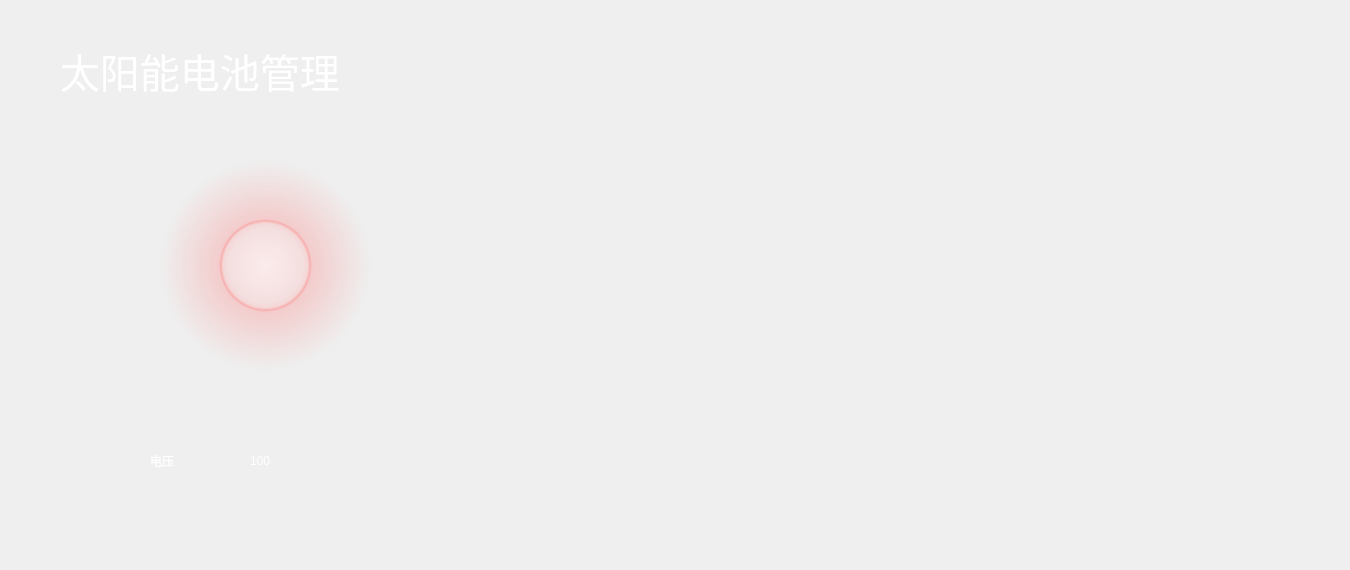
   <widget class="QWidget" name="tab_5">
    <attribute name="title">
     <string>电源管理</string>
    </attribute>
    <widget class="QLabel" name="label_136">
     <property name="geometry">
      <rect>
       <x>60</x>
       <y>40</y>
       <width>401</width>
       <height>60</height>
      </rect>
     </property>
     <property name="font">
      <font>
       <family>楷体</family>
       <pointsize>30</pointsize>
       <weight>50</weight>
       <bold>false</bold>
      </font>
     </property>
     <property name="styleSheet">
      <string notr="true">color: rgb(255, 255, 255);

</string>
     </property>
     <property name="text">
      <string>太阳能电池管理</string>
     </property>
    </widget>
    <widget class="QwtDial" name="V_Dial" native="true">
     <property name="geometry">
      <rect>
       <x>160</x>
       <y>160</y>
       <width>211</width>
       <height>211</height>
      </rect>
     </property>
     <property name="styleSheet">
      <string notr="true">color: rgb(255, 251, 244);
font: 25 12pt &quot;微软雅黑 Light&quot;;
background-color: qradialgradient(spread:pad, cx:0.5, cy:0.5, radius:0.5, fx:0.5, fy:0.5, stop:0 rgba(255, 235, 235, 206), stop:0.35 rgba(255, 188, 188, 80), stop:0.4 rgba(255, 162, 162, 80), stop:0.425 rgba(255, 132, 132, 156), stop:0.44 rgba(252, 128, 128, 80), stop:1 rgba(255, 255, 255, 0));</string>
     </property>
     <property name="lineWidth" stdset="0">
      <number>4</number>
     </property>
    </widget>
    <widget class="QwtPlot" name="qwtPlot">
     <property name="geometry">
      <rect>
       <x>700</x>
       <y>120</y>
       <width>641</width>
       <height>441</height>
      </rect>
     </property>
     <property name="styleSheet">
      <string notr="true">color: rgb(250, 255, 242);</string>
     </property>
    </widget>
    <widget class="QLabel" name="label_29">
     <property name="geometry">
      <rect>
       <x>150</x>
       <y>430</y>
       <width>81</width>
       <height>61</height>
      </rect>
     </property>
     <property name="styleSheet">
      <string notr="true">font: 25 18pt &quot;微软雅黑 Light&quot;;
color: rgb(255, 255, 255);</string>
     </property>
     <property name="text">
      <string>电压</string>
     </property>
    </widget>
    <widget class="QLabel" name="V_label">
     <property name="geometry">
      <rect>
       <x>250</x>
       <y>430</y>
       <width>81</width>
       <height>61</height>
      </rect>
     </property>
     <property name="styleSheet">
      <string notr="true">font: 25 20pt &quot;微软雅黑 Light&quot;;
color: rgb(255, 255, 255);</string>
     </property>
     <property name="text">
      <string>100</string>
     </property>
    </widget>
    <widget class="QLabel" name="label_31">
     <property name="geometry">
      <rect>
       <x>340</x>
       <y>410</y>
       <width>121</width>
       <height>101</height>
      </rect>
     </property>
     <property name="styleSheet">
      <string notr="true">image: url(:/pic/icon_2/turangdiandaoshuai.png);</string>
     </property>
     <property name="text">
      <string/>
     </property>
    </widget>
   </widget>
